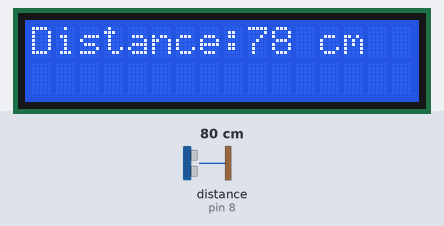
Bench run of a sketch on a simulated Arduino Uno, built with avr-gcc and run on an emulated ATmega328P. On the bench: 16×2 character LCD. Wiring (inferred from the names in the program): ultrasonic range finder: trigger pin 9; echo pin 8. Inputs (shaded band) come from the test bench; at power-on: distance to the obstacle (sensor on pin 8) 80 cm. The echo pulse lasts 58.3 µs per cm.

Above: at 1.2 s.
1.3 s: distance to the obstacle (sensor on pin 8) set to 2 cm
At 3.0 s:
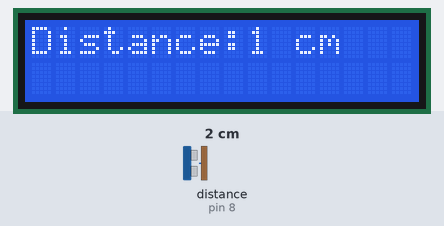
3.5 s: distance to the obstacle (sensor on pin 8) set to 4 cm
At 4.9 s:
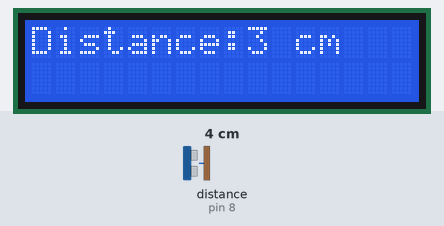
5.5 s: distance to the obstacle (sensor on pin 8) set to 9 cm
At 6.8 s:
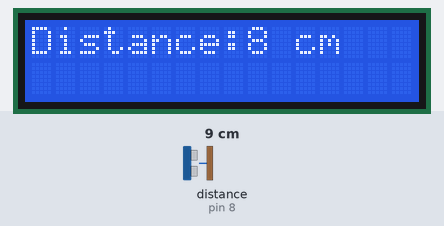
Timing chart, 0 to 8.5 s (numbered marks = the images above; inputs shaded):
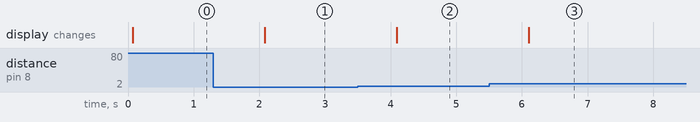

Measured:
- after the input at 1.3 s, the display: changes after 0.79 s (image 1)
- after the input at 3.5 s, the display: changes after 0.60 s (image 2)
- after the input at 5.5 s, the display: changes after 0.61 s (image 3)

The sketch:

hcsr04LCD_code.ino
```cpp
#include <LiquidCrystal.h> //includes the LiquidCrystal Library
LiquidCrystal lcd(7, 6, 5, 4, 3, 2); // Creates an LCD object. Parameters: (rs, enable, d4, d5, d6, d7)
const int trigPin = 9;
const int echoPin = 8;

long duration;
int distanceCm;

void setup() {
  // put your setup code here, to run once:
  lcd.begin(16, 2); // Initialises the interface to the LCD screen, and specifies the dimensions (width and height) of the display

  pinMode (trigPin, OUTPUT); // sets the trigPin as an output
  pinMode (echoPin, INPUT); //sets the echoPin as an Input
  Serial.begin(9600); //Starts the serial communication
  }

  void loop() {
  // put your main code here, to run repeatedly:
  // Clears the trigPin
  digitalWrite (trigPin, LOW);
  delayMicroseconds (2);

  // Sets the trigPin on HIGH state for 10 microseconds
  digitalWrite (trigPin, HIGH);
  delayMicroseconds (10);
  digitalWrite (trigPin, LOW);

  //Reads echoPin, returns the sound wave travel time in microseconds
  duration = pulseIn (echoPin, HIGH);

  //Calculating the distance
  distanceCm = duration * 0.034 / 2;

  lcd.clear();
  lcd.setCursor (0,0); //Sets the location at which subsequent text written to the LCD will be displayed
  lcd.print ("Distance:"); //Prints the string "Distance" on the LCD
  lcd.print(distanceCm); // Prints the distance value from the sensor
  lcd.print(" cm");


  delay (1000);
}
```
